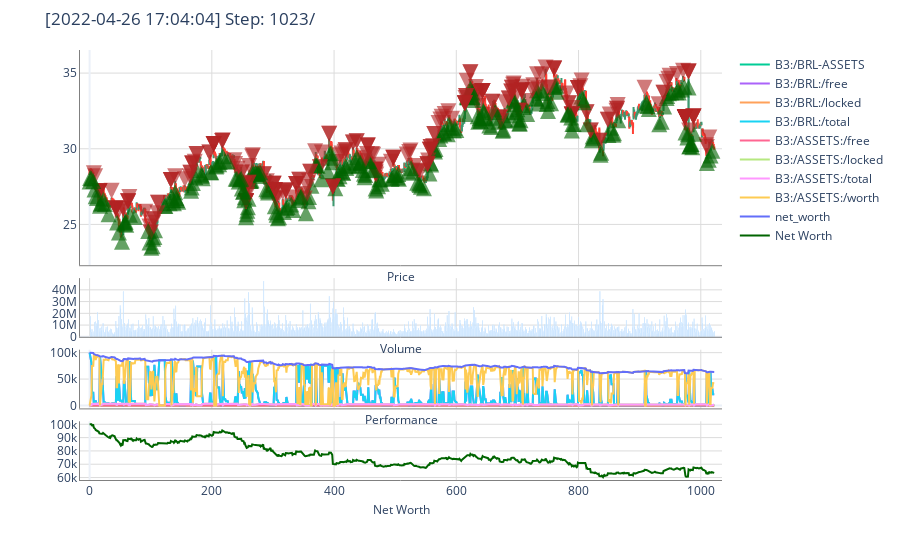

Source (notebook cell):
### Code cell
# 1. Instantiate the evaluation environment
env, portfolio = create_eval_env({
    "window_size": window_size
})

# 2. Run until episode ends
episode_reward = 0
done = False
obs = env.reset()

while not done:
    action = agent.compute_single_action(obs)
    obs, reward, done, info = env.step(action)
    episode_reward += reward
    
env.render()

portfolio.ledger.as_frame().head(10)
